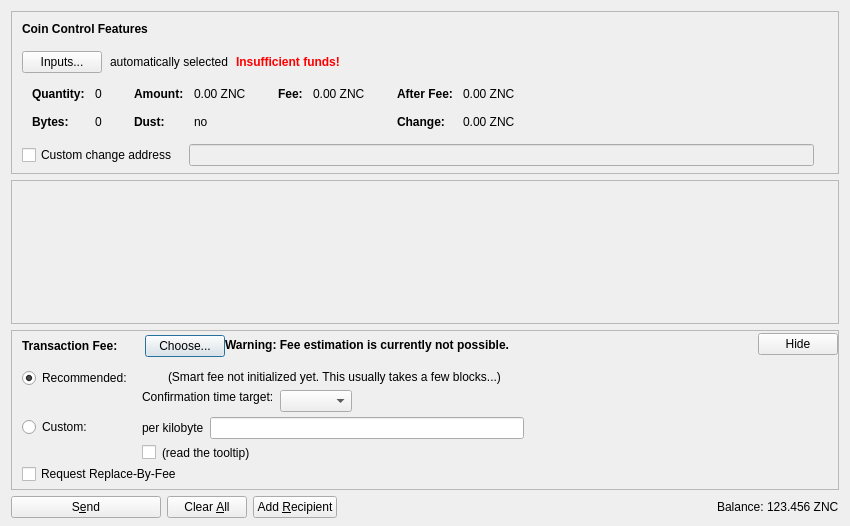
<?xml version="1.0" encoding="UTF-8"?>
<ui version="4.0">
 <class>SendCoinsDialog</class>
 <widget class="QDialog" name="SendCoinsDialog">
  <property name="geometry">
   <rect>
    <x>0</x>
    <y>0</y>
    <width>850</width>
    <height>526</height>
   </rect>
  </property>
  <property name="windowTitle">
   <string>Send Coins</string>
  </property>
  <layout class="QVBoxLayout" name="verticalLayout" stretch="0,1,0,0">
   <property name="bottomMargin">
    <number>8</number>
   </property>
   <item>
    <widget class="QFrame" name="frameCoinControl">
     <property name="sizePolicy">
      <sizepolicy hsizetype="Expanding" vsizetype="Expanding">
       <horstretch>0</horstretch>
       <verstretch>0</verstretch>
      </sizepolicy>
     </property>
     <property name="maximumSize">
      <size>
       <width>16777215</width>
       <height>16777215</height>
      </size>
     </property>
     <property name="frameShape">
      <enum>QFrame::StyledPanel</enum>
     </property>
     <property name="frameShadow">
      <enum>QFrame::Sunken</enum>
     </property>
     <layout class="QVBoxLayout" name="verticalLayoutCoinControl2">
      <property name="spacing">
       <number>0</number>
      </property>
      <property name="leftMargin">
       <number>0</number>
      </property>
      <property name="topMargin">
       <number>0</number>
      </property>
      <property name="rightMargin">
       <number>0</number>
      </property>
      <property name="bottomMargin">
       <number>6</number>
      </property>
      <item>
       <layout class="QVBoxLayout" name="verticalLayoutCoinControl" stretch="0,0,0,0,1">
        <property name="spacing">
         <number>0</number>
        </property>
        <property name="leftMargin">
         <number>10</number>
        </property>
        <property name="topMargin">
         <number>10</number>
        </property>
        <item>
         <layout class="QHBoxLayout" name="horizontalLayoutCoinControl1">
          <property name="bottomMargin">
           <number>15</number>
          </property>
          <item>
           <widget class="QLabel" name="labelCoinControlFeatures">
            <property name="sizePolicy">
             <sizepolicy hsizetype="Preferred" vsizetype="Maximum">
              <horstretch>0</horstretch>
              <verstretch>0</verstretch>
             </sizepolicy>
            </property>
            <property name="font">
             <font>
              <weight>75</weight>
              <bold>true</bold>
             </font>
            </property>
            <property name="styleSheet">
             <string notr="true">font-weight:bold;</string>
            </property>
            <property name="text">
             <string>Coin Control Features</string>
            </property>
           </widget>
          </item>
         </layout>
        </item>
        <item>
         <layout class="QHBoxLayout" name="horizontalLayoutCoinControl2" stretch="0,0,0,0">
          <property name="spacing">
           <number>8</number>
          </property>
          <property name="bottomMargin">
           <number>10</number>
          </property>
          <item>
           <widget class="QPushButton" name="pushButtonCoinControl">
            <property name="styleSheet">
             <string notr="true"/>
            </property>
            <property name="text">
             <string>Inputs...</string>
            </property>
            <property name="autoDefault">
             <bool>false</bool>
            </property>
           </widget>
          </item>
          <item>
           <widget class="QLabel" name="labelCoinControlAutomaticallySelected">
            <property name="text">
             <string>automatically selected</string>
            </property>
            <property name="margin">
             <number>5</number>
            </property>
           </widget>
          </item>
          <item>
           <widget class="QLabel" name="labelCoinControlInsuffFunds">
            <property name="font">
             <font>
              <weight>75</weight>
              <bold>true</bold>
             </font>
            </property>
            <property name="styleSheet">
             <string notr="true">color:red;font-weight:bold;</string>
            </property>
            <property name="text">
             <string>Insufficient funds!</string>
            </property>
            <property name="margin">
             <number>5</number>
            </property>
           </widget>
          </item>
          <item>
           <spacer name="horizontalSpacerCoinControl">
            <property name="orientation">
             <enum>Qt::Horizontal</enum>
            </property>
            <property name="sizeHint" stdset="0">
             <size>
              <width>40</width>
              <height>1</height>
             </size>
            </property>
           </spacer>
          </item>
         </layout>
        </item>
        <item>
         <widget class="QWidget" name="widgetCoinControl" native="true">
          <property name="sizePolicy">
           <sizepolicy hsizetype="Preferred" vsizetype="Preferred">
            <horstretch>0</horstretch>
            <verstretch>0</verstretch>
           </sizepolicy>
          </property>
          <property name="minimumSize">
           <size>
            <width>0</width>
            <height>0</height>
           </size>
          </property>
          <property name="styleSheet">
           <string notr="true"/>
          </property>
          <layout class="QHBoxLayout" name="horizontalLayoutCoinControl5">
           <property name="leftMargin">
            <number>0</number>
           </property>
           <property name="topMargin">
            <number>0</number>
           </property>
           <property name="rightMargin">
            <number>0</number>
           </property>
           <property name="bottomMargin">
            <number>0</number>
           </property>
           <item>
            <layout class="QHBoxLayout" name="horizontalLayoutCoinControl3" stretch="0,0,0,1">
             <property name="spacing">
              <number>20</number>
             </property>
             <property name="topMargin">
              <number>0</number>
             </property>
             <property name="bottomMargin">
              <number>10</number>
             </property>
             <item>
              <layout class="QFormLayout" name="formLayoutCoinControl1">
               <property name="horizontalSpacing">
                <number>10</number>
               </property>
               <property name="verticalSpacing">
                <number>14</number>
               </property>
               <property name="leftMargin">
                <number>10</number>
               </property>
               <property name="topMargin">
                <number>4</number>
               </property>
               <property name="rightMargin">
                <number>6</number>
               </property>
               <item row="0" column="0">
                <widget class="QLabel" name="labelCoinControlQuantityText">
                 <property name="font">
                  <font>
                   <weight>75</weight>
                   <bold>true</bold>
                  </font>
                 </property>
                 <property name="text">
                  <string>Quantity:</string>
                 </property>
                 <property name="margin">
                  <number>0</number>
                 </property>
                </widget>
               </item>
               <item row="0" column="1">
                <widget class="QLabel" name="labelCoinControlQuantity">
                 <property name="cursor">
                  <cursorShape>IBeamCursor</cursorShape>
                 </property>
                 <property name="contextMenuPolicy">
                  <enum>Qt::ActionsContextMenu</enum>
                 </property>
                 <property name="text">
                  <string notr="true">0</string>
                 </property>
                 <property name="margin">
                  <number>0</number>
                 </property>
                 <property name="textInteractionFlags">
                  <set>Qt::LinksAccessibleByMouse|Qt::TextSelectableByKeyboard|Qt::TextSelectableByMouse</set>
                 </property>
                </widget>
               </item>
               <item row="1" column="0">
                <widget class="QLabel" name="labelCoinControlBytesText">
                 <property name="font">
                  <font>
                   <weight>75</weight>
                   <bold>true</bold>
                  </font>
                 </property>
                 <property name="text">
                  <string>Bytes:</string>
                 </property>
                </widget>
               </item>
               <item row="1" column="1">
                <widget class="QLabel" name="labelCoinControlBytes">
                 <property name="cursor">
                  <cursorShape>IBeamCursor</cursorShape>
                 </property>
                 <property name="contextMenuPolicy">
                  <enum>Qt::ActionsContextMenu</enum>
                 </property>
                 <property name="text">
                  <string notr="true">0</string>
                 </property>
                 <property name="textInteractionFlags">
                  <set>Qt::LinksAccessibleByMouse|Qt::TextSelectableByKeyboard|Qt::TextSelectableByMouse</set>
                 </property>
                </widget>
               </item>
              </layout>
             </item>
             <item>
              <layout class="QFormLayout" name="formLayoutCoinControl2">
               <property name="horizontalSpacing">
                <number>10</number>
               </property>
               <property name="verticalSpacing">
                <number>14</number>
               </property>
               <property name="leftMargin">
                <number>6</number>
               </property>
               <property name="topMargin">
                <number>4</number>
               </property>
               <property name="rightMargin">
                <number>6</number>
               </property>
               <item row="0" column="0">
                <widget class="QLabel" name="labelCoinControlAmountText">
                 <property name="font">
                  <font>
                   <weight>75</weight>
                   <bold>true</bold>
                  </font>
                 </property>
                 <property name="text">
                  <string>Amount:</string>
                 </property>
                 <property name="margin">
                  <number>0</number>
                 </property>
                </widget>
               </item>
               <item row="0" column="1">
                <widget class="QLabel" name="labelCoinControlAmount">
                 <property name="cursor">
                  <cursorShape>IBeamCursor</cursorShape>
                 </property>
                 <property name="contextMenuPolicy">
                  <enum>Qt::ActionsContextMenu</enum>
                 </property>
                 <property name="text">
                  <string notr="true">0.00 ZNC</string>
                 </property>
                 <property name="textInteractionFlags">
                  <set>Qt::LinksAccessibleByMouse|Qt::TextSelectableByKeyboard|Qt::TextSelectableByMouse</set>
                 </property>
                </widget>
               </item>
               <item row="1" column="0">
                <widget class="QLabel" name="labelCoinControlLowOutputText">
                 <property name="font">
                  <font>
                   <weight>75</weight>
                   <bold>true</bold>
                  </font>
                 </property>
                 <property name="text">
                  <string>Dust:</string>
                 </property>
                </widget>
               </item>
               <item row="1" column="1">
                <widget class="QLabel" name="labelCoinControlLowOutput">
                 <property name="cursor">
                  <cursorShape>IBeamCursor</cursorShape>
                 </property>
                 <property name="contextMenuPolicy">
                  <enum>Qt::ActionsContextMenu</enum>
                 </property>
                 <property name="text">
                  <string notr="true">no</string>
                 </property>
                 <property name="textInteractionFlags">
                  <set>Qt::LinksAccessibleByMouse|Qt::TextSelectableByKeyboard|Qt::TextSelectableByMouse</set>
                 </property>
                </widget>
               </item>
              </layout>
             </item>
             <item>
              <layout class="QFormLayout" name="formLayoutCoinControl3">
               <property name="horizontalSpacing">
                <number>10</number>
               </property>
               <property name="verticalSpacing">
                <number>14</number>
               </property>
               <property name="leftMargin">
                <number>6</number>
               </property>
               <property name="topMargin">
                <number>4</number>
               </property>
               <property name="rightMargin">
                <number>6</number>
               </property>
               <item row="0" column="0">
                <widget class="QLabel" name="labelCoinControlFeeText">
                 <property name="font">
                  <font>
                   <weight>75</weight>
                   <bold>true</bold>
                  </font>
                 </property>
                 <property name="text">
                  <string>Fee:</string>
                 </property>
                 <property name="margin">
                  <number>0</number>
                 </property>
                </widget>
               </item>
               <item row="0" column="1">
                <widget class="QLabel" name="labelCoinControlFee">
                 <property name="cursor">
                  <cursorShape>IBeamCursor</cursorShape>
                 </property>
                 <property name="contextMenuPolicy">
                  <enum>Qt::ActionsContextMenu</enum>
                 </property>
                 <property name="text">
                  <string notr="true">0.00 ZNC</string>
                 </property>
                 <property name="textInteractionFlags">
                  <set>Qt::LinksAccessibleByMouse|Qt::TextSelectableByKeyboard|Qt::TextSelectableByMouse</set>
                 </property>
                </widget>
               </item>
              </layout>
             </item>
             <item>
              <layout class="QFormLayout" name="formLayoutCoinControl4">
               <property name="horizontalSpacing">
                <number>10</number>
               </property>
               <property name="verticalSpacing">
                <number>14</number>
               </property>
               <property name="leftMargin">
                <number>6</number>
               </property>
               <property name="topMargin">
                <number>4</number>
               </property>
               <property name="rightMargin">
                <number>6</number>
               </property>
               <item row="0" column="0">
                <widget class="QLabel" name="labelCoinControlAfterFeeText">
                 <property name="font">
                  <font>
                   <weight>75</weight>
                   <bold>true</bold>
                  </font>
                 </property>
                 <property name="text">
                  <string>After Fee:</string>
                 </property>
                 <property name="margin">
                  <number>0</number>
                 </property>
                </widget>
               </item>
               <item row="0" column="1">
                <widget class="QLabel" name="labelCoinControlAfterFee">
                 <property name="cursor">
                  <cursorShape>IBeamCursor</cursorShape>
                 </property>
                 <property name="contextMenuPolicy">
                  <enum>Qt::ActionsContextMenu</enum>
                 </property>
                 <property name="text">
                  <string notr="true">0.00 ZNC</string>
                 </property>
                 <property name="textInteractionFlags">
                  <set>Qt::LinksAccessibleByMouse|Qt::TextSelectableByKeyboard|Qt::TextSelectableByMouse</set>
                 </property>
                </widget>
               </item>
               <item row="1" column="0">
                <widget class="QLabel" name="labelCoinControlChangeText">
                 <property name="font">
                  <font>
                   <weight>75</weight>
                   <bold>true</bold>
                  </font>
                 </property>
                 <property name="text">
                  <string>Change:</string>
                 </property>
                </widget>
               </item>
               <item row="1" column="1">
                <widget class="QLabel" name="labelCoinControlChange">
                 <property name="cursor">
                  <cursorShape>IBeamCursor</cursorShape>
                 </property>
                 <property name="contextMenuPolicy">
                  <enum>Qt::ActionsContextMenu</enum>
                 </property>
                 <property name="text">
                  <string notr="true">0.00 ZNC</string>
                 </property>
                 <property name="textInteractionFlags">
                  <set>Qt::LinksAccessibleByMouse|Qt::TextSelectableByKeyboard|Qt::TextSelectableByMouse</set>
                 </property>
                </widget>
               </item>
              </layout>
             </item>
            </layout>
           </item>
          </layout>
         </widget>
        </item>
        <item>
         <layout class="QHBoxLayout" name="horizontalLayoutCoinControl4" stretch="0,0,0">
          <property name="spacing">
           <number>12</number>
          </property>
          <property name="sizeConstraint">
           <enum>QLayout::SetDefaultConstraint</enum>
          </property>
          <property name="topMargin">
           <number>5</number>
          </property>
          <property name="rightMargin">
           <number>5</number>
          </property>
          <item>
           <widget class="QCheckBox" name="checkBoxCoinControlChange">
            <property name="toolTip">
             <string>If this is activated, but the change address is empty or invalid, change will be sent to a newly generated address.</string>
            </property>
            <property name="text">
             <string>Custom change address</string>
            </property>
           </widget>
          </item>
          <item>
           <widget class="QValidatedLineEdit" name="lineEditCoinControlChange">
            <property name="enabled">
             <bool>false</bool>
            </property>
            <property name="sizePolicy">
             <sizepolicy hsizetype="Expanding" vsizetype="Fixed">
              <horstretch>0</horstretch>
              <verstretch>0</verstretch>
             </sizepolicy>
            </property>
           </widget>
          </item>
          <item>
           <widget class="QLabel" name="labelCoinControlChangeLabel">
            <property name="sizePolicy">
             <sizepolicy hsizetype="Preferred" vsizetype="Expanding">
              <horstretch>0</horstretch>
              <verstretch>0</verstretch>
             </sizepolicy>
            </property>
            <property name="minimumSize">
             <size>
              <width>0</width>
              <height>0</height>
             </size>
            </property>
            <property name="text">
             <string/>
            </property>
            <property name="margin">
             <number>3</number>
            </property>
           </widget>
          </item>
         </layout>
        </item>
        <item>
         <spacer name="verticalSpacerCoinControl">
          <property name="orientation">
           <enum>Qt::Vertical</enum>
          </property>
          <property name="sizeHint" stdset="0">
           <size>
            <width>800</width>
            <height>1</height>
           </size>
          </property>
         </spacer>
        </item>
       </layout>
      </item>
     </layout>
    </widget>
   </item>
   <item>
    <widget class="QScrollArea" name="scrollArea">
     <property name="widgetResizable">
      <bool>true</bool>
     </property>
     <widget class="QWidget" name="scrollAreaWidgetContents">
      <property name="geometry">
       <rect>
        <x>0</x>
        <y>0</y>
        <width>830</width>
        <height>104</height>
       </rect>
      </property>
      <layout class="QVBoxLayout" name="verticalLayout_2" stretch="0,1">
       <property name="leftMargin">
        <number>0</number>
       </property>
       <property name="topMargin">
        <number>0</number>
       </property>
       <property name="rightMargin">
        <number>0</number>
       </property>
       <property name="bottomMargin">
        <number>0</number>
       </property>
       <item>
        <layout class="QVBoxLayout" name="entries">
         <property name="spacing">
          <number>6</number>
         </property>
        </layout>
       </item>
       <item>
        <spacer name="verticalSpacer">
         <property name="orientation">
          <enum>Qt::Vertical</enum>
         </property>
         <property name="sizeHint" stdset="0">
          <size>
           <width>20</width>
           <height>40</height>
          </size>
         </property>
        </spacer>
       </item>
      </layout>
     </widget>
    </widget>
   </item>
   <item>
    <widget class="QFrame" name="frameFee">
     <property name="sizePolicy">
      <sizepolicy hsizetype="Expanding" vsizetype="Expanding">
       <horstretch>0</horstretch>
       <verstretch>0</verstretch>
      </sizepolicy>
     </property>
     <property name="maximumSize">
      <size>
       <width>16777215</width>
       <height>16777215</height>
      </size>
     </property>
     <property name="frameShape">
      <enum>QFrame::StyledPanel</enum>
     </property>
     <property name="frameShadow">
      <enum>QFrame::Sunken</enum>
     </property>
     <layout class="QVBoxLayout" name="verticalLayoutFee1">
      <property name="spacing">
       <number>0</number>
      </property>
      <property name="leftMargin">
       <number>0</number>
      </property>
      <property name="topMargin">
       <number>0</number>
      </property>
      <property name="rightMargin">
       <number>0</number>
      </property>
      <property name="bottomMargin">
       <number>0</number>
      </property>
      <item>
       <layout class="QVBoxLayout" name="verticalLayoutFee2" stretch="0,0,0">
        <property name="spacing">
         <number>0</number>
        </property>
        <property name="leftMargin">
         <number>10</number>
        </property>
        <property name="topMargin">
         <number>0</number>
        </property>
        <item>
         <layout class="QHBoxLayout" name="horizontalLayoutFee1">
          <property name="bottomMargin">
           <number>0</number>
          </property>
          <item>
           <layout class="QVBoxLayout" name="verticalLayoutFee7">
            <property name="spacing">
             <number>0</number>
            </property>
            <item>
             <spacer name="verticalSpacerSmartFee">
              <property name="orientation">
               <enum>Qt::Vertical</enum>
              </property>
              <property name="sizeType">
               <enum>QSizePolicy::Fixed</enum>
              </property>
              <property name="sizeHint" stdset="0">
               <size>
                <width>1</width>
                <height>4</height>
               </size>
              </property>
             </spacer>
            </item>
            <item>
             <layout class="QHBoxLayout" name="horizontalLayoutSmartFee">
              <property name="spacing">
               <number>10</number>
              </property>
              <item>
               <widget class="QLabel" name="labelFeeHeadline">
                <property name="sizePolicy">
                 <sizepolicy hsizetype="Preferred" vsizetype="Maximum">
                  <horstretch>0</horstretch>
                  <verstretch>0</verstretch>
                 </sizepolicy>
                </property>
                <property name="font">
                 <font>
                  <weight>75</weight>
                  <bold>true</bold>
                 </font>
                </property>
                <property name="styleSheet">
                 <string notr="true">font-weight:bold;</string>
                </property>
                <property name="text">
                 <string>Transaction Fee:</string>
                </property>
               </widget>
              </item>
              <item>
               <widget class="QLabel" name="labelFeeMinimized">
                <property name="text">
                 <string/>
                </property>
               </widget>
              </item>
              <item>
               <widget class="QPushButton" name="buttonChooseFee">
                <property name="text">
                 <string>Choose...</string>
                </property>
               </widget>
              </item>
             </layout>
            </item>
            <item>
             <spacer name="verticalSpacer_5">
              <property name="orientation">
               <enum>Qt::Vertical</enum>
              </property>
              <property name="sizeHint" stdset="0">
               <size>
                <width>1</width>
                <height>1</height>
               </size>
              </property>
             </spacer>
            </item>
           </layout>
          </item>
          <item>
           <widget class="QLabel" name="fallbackFeeWarningLabel">
            <property name="toolTip">
             <string>Using the fallbackfee can result in sending a transaction that will take several hours or days (or never) to confirm. Consider choosing your fee manually or wait until you have validated the complete chain.</string>
            </property>
            <property name="font">
            <font>
                <weight>75</weight>
                <bold>true</bold>
            </font>
            </property>
            <property name="text">
             <string>Warning: Fee estimation is currently not possible.</string>
            </property>
            <property name="wordWrap">
             <bool>false</bool>
            </property>
           </widget>
          </item>
          <item>
           <spacer name="horizontalSpacer_4">
            <property name="orientation">
             <enum>Qt::Horizontal</enum>
            </property>
            <property name="sizeType">
             <enum>QSizePolicy::MinimumExpanding</enum>
            </property>
            <property name="sizeHint" stdset="0">
             <size>
              <width>40</width>
              <height>20</height>
             </size>
            </property>
           </spacer>
          </item>
          <item>
           <widget class="QPushButton" name="buttonMinimizeFee">
            <property name="toolTip">
             <string>collapse fee-settings</string>
            </property>
            <property name="text">
             <string>Hide</string>
            </property>
           </widget>
          </item>
         </layout>
        </item>
        <item>
         <widget class="QFrame" name="frameFeeSelection">
          <layout class="QVBoxLayout" name="verticalLayoutFee12">
           <property name="spacing">
            <number>0</number>
           </property>
           <property name="leftMargin">
            <number>0</number>
           </property>
           <property name="topMargin">
            <number>0</number>
           </property>
           <property name="rightMargin">
            <number>0</number>
           </property>
           <property name="bottomMargin">
            <number>0</number>
           </property>
           <item>
            <layout class="QGridLayout" name="gridLayoutFee">
             <property name="topMargin">
              <number>10</number>
             </property>
             <property name="bottomMargin">
              <number>4</number>
             </property>
             <property name="horizontalSpacing">
              <number>10</number>
             </property>
             <property name="verticalSpacing">
              <number>4</number>
             </property>
             <item row="1" column="1">
              <layout class="QVBoxLayout" name="verticalLayoutFee8">
               <property name="spacing">
                <number>6</number>
               </property>
               <item>
                <layout class="QHBoxLayout" name="horizontalLayoutFee13">
                 <item>
                  <widget class="QLabel" name="labelCustomPerKilobyte">
                   <property name="toolTip">
                    <string>If the custom fee is set to 1000 satoshis and the transaction is only 250 bytes, then &quot;per kilobyte&quot; only pays 250 satoshis in fee, while &quot;total at least&quot; pays 1000 satoshis. For transactions bigger than a kilobyte both pay by kilobyte.</string>
                   </property>
                   <property name="text">
                    <string>per kilobyte</string>
                   </property>
                  </widget>
                 </item>
                 <item>
                  <widget class="ZenacoinAmountField" name="customFee"/>
                 </item>
                 <item>
                  <spacer name="horizontalSpacer_6">
                   <property name="orientation">
                    <enum>Qt::Horizontal</enum>
                   </property>
                   <property name="sizeHint" stdset="0">
                    <size>
                     <width>1</width>
                     <height>1</height>
                    </size>
                   </property>
                  </spacer>
                 </item>
                </layout>
               </item>
               <item>
                <layout class="QHBoxLayout" name="horizontalLayoutFee8">
                 <item>
                  <widget class="QCheckBox" name="checkBoxMinimumFee">
                   <property name="toolTip">
                    <string>Paying only the minimum fee is just fine as long as there is less transaction volume than space in the blocks. But be aware that this can end up in a never confirming transaction once there is more demand for zenacoin transactions than the network can process.</string>
                   </property>
                   <property name="text">
                    <string/>
                   </property>
                  </widget>
                 </item>
                 <item>
                  <widget class="QLabel" name="labelMinFeeWarning">
                   <property name="enabled">
                    <bool>true</bool>
                   </property>
                   <property name="toolTip">
                    <string>Paying only the minimum fee is just fine as long as there is less transaction volume than space in the blocks. But be aware that this can end up in a never confirming transaction once there is more demand for zenacoin transactions than the network can process.</string>
                   </property>
                   <property name="text">
                    <string>(read the tooltip)</string>
                   </property>
                   <property name="margin">
                    <number>5</number>
                   </property>
                  </widget>
                 </item>
                 <item>
                  <spacer name="horizontalSpacer_2">
                   <property name="orientation">
                    <enum>Qt::Horizontal</enum>
                   </property>
                   <property name="sizeHint" stdset="0">
                    <size>
                     <width>1</width>
                     <height>1</height>
                    </size>
                   </property>
                  </spacer>
                 </item>
                </layout>
               </item>
              </layout>
             </item>
             <item row="0" column="0">
              <layout class="QVBoxLayout" name="verticalLayoutFee4" stretch="0,1">
               <item>
                <widget class="QRadioButton" name="radioSmartFee">
                 <property name="text">
                  <string>Recommended:</string>
                 </property>
                 <property name="checked">
                  <bool>true</bool>
                 </property>
                 <attribute name="buttonGroup">
                  <string notr="true">groupFee</string>
                 </attribute>
                </widget>
               </item>
               <item>
                <spacer name="verticalSpacer_2">
                 <property name="orientation">
                  <enum>Qt::Vertical</enum>
                 </property>
                 <property name="sizeHint" stdset="0">
                  <size>
                   <width>1</width>
                   <height>1</height>
                  </size>
                 </property>
                </spacer>
               </item>
              </layout>
             </item>
             <item row="1" column="0">
              <layout class="QVBoxLayout" name="verticalLayoutFee9" stretch="0,1">
               <item>
                <widget class="QRadioButton" name="radioCustomFee">
                 <property name="text">
                  <string>Custom:</string>
                 </property>
                 <attribute name="buttonGroup">
                  <string notr="true">groupFee</string>
                 </attribute>
                </widget>
               </item>
               <item>
                <spacer name="verticalSpacer_6">
                 <property name="orientation">
                  <enum>Qt::Vertical</enum>
                 </property>
                 <property name="sizeHint" stdset="0">
                  <size>
                   <width>1</width>
                   <height>1</height>
                  </size>
                 </property>
                </spacer>
               </item>
              </layout>
             </item>
             <item row="0" column="1">
              <layout class="QVBoxLayout" name="verticalLayoutFee3" stretch="0,0,1">
               <property name="spacing">
                <number>6</number>
               </property>
               <property name="topMargin">
                <number>2</number>
               </property>
               <item>
                <layout class="QHBoxLayout" name="horizontalLayoutFee12">
                 <item>
                  <widget class="QLabel" name="labelSmartFee">
                   <property name="text">
                    <string/>
                   </property>
                   <property name="margin">
                    <number>2</number>
                   </property>
                  </widget>
                 </item>
                 <item>
                  <widget class="QLabel" name="labelFeeEstimation">
                   <property name="text">
                    <string/>
                   </property>
                  </widget>
                 </item>
                 <item>
                  <widget class="QLabel" name="labelSmartFee2">
                   <property name="text">
                    <string>(Smart fee not initialized yet. This usually takes a few blocks...)</string>
                   </property>
                   <property name="margin">
                    <number>2</number>
                   </property>
                  </widget>
                 </item>
                 <item>
                  <spacer name="horizontalSpacer_5">
                   <property name="orientation">
                    <enum>Qt::Horizontal</enum>
                   </property>
                   <property name="sizeHint" stdset="0">
                    <size>
                     <width>1</width>
                     <height>1</height>
                    </size>
                   </property>
                  </spacer>
                 </item>
                </layout>
               </item>
               <item>
                <layout class="QHBoxLayout" name="horizontalLayoutFee9">
                 <item>
                  <layout class="QVBoxLayout" name="verticalLayoutFee6">
                   <item>
                    <widget class="QLabel" name="labelSmartFee3">
                     <property name="text">
                      <string>Confirmation time target:</string>
                     </property>
                     <property name="margin">
                      <number>2</number>
                     </property>
                    </widget>
                   </item>
                   <item>
                    <spacer name="verticalSpacer_3">
                     <property name="orientation">
                      <enum>Qt::Vertical</enum>
                     </property>
                     <property name="sizeHint" stdset="0">
                      <size>
                       <width>1</width>
                       <height>1</height>
                      </size>
                     </property>
                    </spacer>
                   </item>
                  </layout>
                 </item>
                 <item>
                  <layout class="QVBoxLayout" name="verticalLayoutFee5">
                   <property name="rightMargin">
                    <number>30</number>
                   </property>
                   <item>
                    <layout class="QHBoxLayout" name="horizontalLayoutConfTarget">
                     <property name="bottomMargin">
                      <number>0</number>
                     </property>
                     <item>
                      <widget class="QComboBox" name="confTargetSelector"/>
                     </item>
                     <item>
                      <spacer name="horizontalSpacerConfTarget">
                       <property name="orientation">
                        <enum>Qt::Horizontal</enum>
                       </property>
                       <property name="sizeHint" stdset="0">
                        <size>
                         <width>40</width>
                         <height>20</height>
                        </size>
                       </property>
                      </spacer>
                     </item>
                    </layout>
                   </item>
                  </layout>
                 </item>
                </layout>
               </item>
               <item>
                <spacer name="verticalSpacer_4">
                 <property name="orientation">
                  <enum>Qt::Vertical</enum>
                 </property>
                 <property name="sizeHint" stdset="0">
                  <size>
                   <width>1</width>
                   <height>1</height>
                  </size>
                 </property>
                </spacer>
               </item>
              </layout>
             </item>
            </layout>
           </item>
           <item>
            <widget class="QCheckBox" name="optInRBF">
             <property name="text">
              <string>Request Replace-By-Fee</string>
             </property>
             <property name="toolTip">
              <string>Indicates that the sender may wish to replace this transaction with a new one paying higher fees (prior to being confirmed).</string>
             </property>
            </widget>
           </item>
          </layout>
         </widget>
        </item>
        <item>
         <spacer name="verticalSpacerFee">
          <property name="orientation">
           <enum>Qt::Vertical</enum>
          </property>
          <property name="sizeHint" stdset="0">
           <size>
            <width>40</width>
            <height>5</height>
           </size>
          </property>
         </spacer>
        </item>
       </layout>
      </item>
     </layout>
    </widget>
   </item>
   <item>
    <layout class="QHBoxLayout" name="horizontalLayout">
     <item>
      <widget class="QPushButton" name="sendButton">
       <property name="minimumSize">
        <size>
         <width>150</width>
         <height>0</height>
        </size>
       </property>
       <property name="toolTip">
        <string>Confirm the send action</string>
       </property>
       <property name="text">
        <string>S&amp;end</string>
       </property>
       <property name="icon">
        <iconset resource="../zenacoin.qrc">
         <normaloff>:/icons/send</normaloff>:/icons/send</iconset>
       </property>
       <property name="autoDefault">
        <bool>false</bool>
       </property>
       <property name="default">
        <bool>false</bool>
       </property>
      </widget>
     </item>
     <item>
      <widget class="QPushButton" name="clearButton">
       <property name="sizePolicy">
        <sizepolicy hsizetype="Minimum" vsizetype="Fixed">
         <horstretch>0</horstretch>
         <verstretch>0</verstretch>
        </sizepolicy>
       </property>
       <property name="toolTip">
        <string>Clear all fields of the form.</string>
       </property>
       <property name="text">
        <string>Clear &amp;All</string>
       </property>
       <property name="icon">
        <iconset resource="../zenacoin.qrc">
         <normaloff>:/icons/remove</normaloff>:/icons/remove</iconset>
       </property>
       <property name="autoDefault">
        <bool>false</bool>
       </property>
      </widget>
     </item>
     <item>
      <widget class="QPushButton" name="addButton">
       <property name="toolTip">
        <string>Send to multiple recipients at once</string>
       </property>
       <property name="text">
        <string>Add &amp;Recipient</string>
       </property>
       <property name="icon">
        <iconset resource="../zenacoin.qrc">
         <normaloff>:/icons/add</normaloff>:/icons/add</iconset>
       </property>
       <property name="autoDefault">
        <bool>false</bool>
       </property>
      </widget>
     </item>
     <item>
      <spacer name="horizontalSpacer">
       <property name="orientation">
        <enum>Qt::Horizontal</enum>
       </property>
       <property name="sizeHint" stdset="0">
        <size>
         <width>40</width>
         <height>20</height>
        </size>
       </property>
      </spacer>
     </item>
     <item>
      <layout class="QHBoxLayout" name="horizontalLayout_2">
       <property name="spacing">
        <number>3</number>
       </property>
       <item>
        <widget class="QLabel" name="label">
         <property name="sizePolicy">
          <sizepolicy hsizetype="Preferred" vsizetype="Fixed">
           <horstretch>0</horstretch>
           <verstretch>0</verstretch>
          </sizepolicy>
         </property>
         <property name="text">
          <string>Balance:</string>
         </property>
        </widget>
       </item>
       <item>
        <widget class="QLabel" name="labelBalance">
         <property name="sizePolicy">
          <sizepolicy hsizetype="Preferred" vsizetype="Fixed">
           <horstretch>0</horstretch>
           <verstretch>0</verstretch>
          </sizepolicy>
         </property>
         <property name="cursor">
          <cursorShape>IBeamCursor</cursorShape>
         </property>
         <property name="text">
          <string notr="true">123.456 ZNC</string>
         </property>
         <property name="textInteractionFlags">
          <set>Qt::LinksAccessibleByMouse|Qt::TextSelectableByKeyboard|Qt::TextSelectableByMouse</set>
         </property>
        </widget>
       </item>
      </layout>
     </item>
    </layout>
   </item>
  </layout>
 </widget>
 <customwidgets>
  <customwidget>
   <class>QValidatedLineEdit</class>
   <extends>QLineEdit</extends>
   <header>qvalidatedlineedit.h</header>
  </customwidget>
  <customwidget>
   <class>ZenacoinAmountField</class>
   <extends>QLineEdit</extends>
   <header>zenacoinamountfield.h</header>
   <container>1</container>
  </customwidget>
 </customwidgets>
 <resources>
  <include location="../zenacoin.qrc"/>
 </resources>
 <connections/>
 <buttongroups>
  <buttongroup name="groupFee"/>
 </buttongroups>
</ui>
